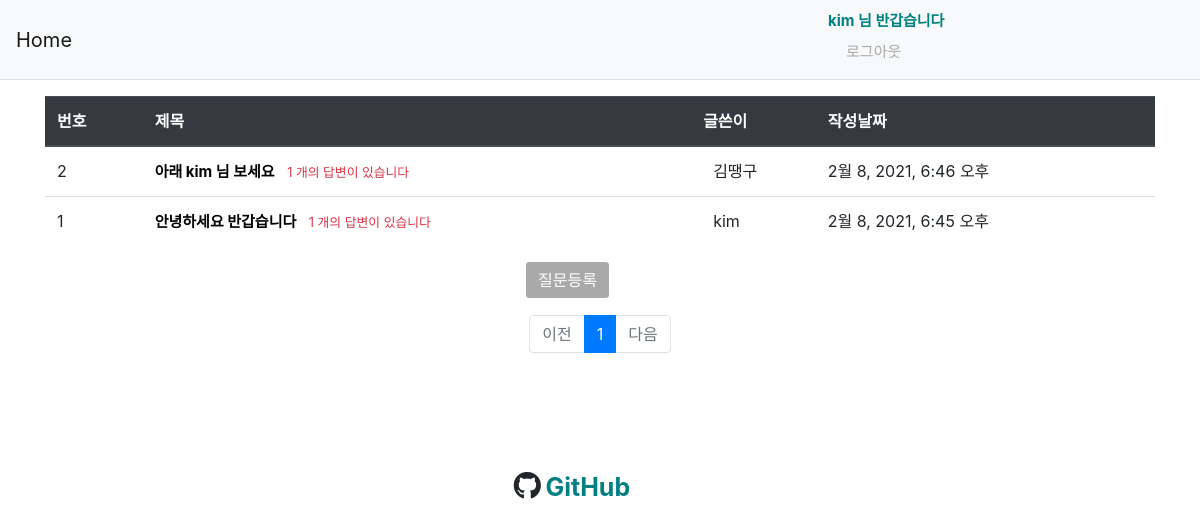
The app's page / (signed in) with its own data.
### pybo/models.py (models this page shows, shortened)
class Question(models.Model):
    subject = models.CharField(max_length=200)  # 최대 200자 까지 입력 가능
    content = models.TextField()
    create_date = models.DateTimeField()
    photo = models.ImageField(upload_to="photo")
    author = models.ForeignKey(
        User, on_delete=models.CASCADE, null=True
    )  # 계정이 삭제되면 연결된 질문 데이터 삭제
    modify_date = models.DateTimeField(null=True, blank=True)

### pybo/views.py (the view)
# urls.py: path("", views.index, name="index"),
def index(request):
    question_list = Question.objects.order_by("-create_date")
    page = request.GET.get("page", "1")  # 페이지 GET 방식 요청
    paginator = Paginator(question_list, 10)  # 페이지 게시물 10개씩 보여주기
    page_obj = paginator.get_page(page)
    print(page_obj)
    context = {"question_list": page_obj}
    return render(request, "templates/index.html", context)

### pybo/templatetags/filter.py (called while the page is built)
@register.filter
def sub(value, arg):
    return value - arg

### templates/index.html (shortened to what this page needs)
{% extends 'base.html' %}
{% load static  %}
{% load filter  %}
{% block content %}
    <div class="container my-3">
        <table class="table">
            <thead>
                <tr class="thead-dark">
                    <th>번호</th>
                    <th>제목</th>
                    <th>글쓴이</th>
                    <th>작성날짜</th>
                </tr>
            </thead>
            <tbody>
                {% if question_list %}
                {% for i in question_list  %}
            <tr>
                <td>{{ question_list.paginator.count|sub:question_list.start_index|sub:forloop.counter0|add:1 }}</td>
                <td class="text-left">
                    {% if not user.is_authenticated %}
                        <a  style="color: black; font-size: 15px; font-weight: bold;" href=" {% url 'common:login'  %} " >{{ i.subject }}</a>
                    {% else %}
                        <a  style="color: black; font-size: 15px; font-weight: bold;" href=" {% url 'pybo:detail' i.id  %} " >{{ i.subject }}</a>
                    {% endif %}
                    {% if i.answer_set.count > 0 %}
                        <span class="text-danger small ml-2">{{ i.answer_set.count }} 개의 답변이 있습니다</span>
                    {% endif %}
                </td>
                <td>
                    <span style="position: relative; left: 10px;">{{ i.author }}</span>
                </td>
                <td>
                    {{i.create_date}}
                </td>
            </tr>
        {% endfor %}
    {% endif %}
            </tbody>
        </table>
        {% if not user.is_authenticated %}
            <span style="color: white;">none</span>
        {% else %}
        <a href=" {% url 'pybo:question_create' %}" class="btn btn-primary" style="position: relative; left:480px; color:  white; background-color: darkgray; border: 1px solid white;">질문등록</a>
        {% endif %}
    </div>
    <ul class="pagination justify-content-center">
        {% if question_list.has_previous %}
        <li class="page-item">
            <a class="page-link" href="?page={{ question_list.previous_page_number }}">이전</a>
        </li>
        {% else %}
        <li class="page-item disabled">
            <a class="page-link" tabindex="-1" aria-disabled="true" href="#">이전</a>
        </li>
        {% endif %}
        {% for page_number in question_list.paginator.page_range  %}
        {% if page_number >= question_list.number|add:-5 and page_number <= question_list.number|add:4 %}
            {% if page_number == question_list.number %}
            <li class="page-item active" aria-current="page">
                <a class="page-link" href="?page={{ page_number }}">{{ page_number }}</a>
            </li>
            {% else %}
                 <li class="page-item">
                    <a class="page-link" href="?page={{page_number}}"> {{page_number}}</a>
                </li>
            {% endif %}
        {% endif %}
        {% endfor %}
        {% if question_list.has_next %}
        <li class="page-item">
            <a class="page-link" href="?page={{question_list.next_page_number}}">다음</a>
        </li>
        {% else %}
        <li class="page-item disabled">
            <a class="page-link" tabindex="-1" aria-disabled="true" href="#">다음</a>
        </li>
        {% endif %}
    </ul>
{% endblock  %}

### templates/navbar.html (shortened to what this page needs)
 <nav class="navbar navbar-expand-lg navbar-light bg-light border-bottom">
    <a class="navbar-brand" href="{% url 'pybo:index' %}">Home</a>
    <div class="collapse navbar-collapse flex-grow-0" id="navbarNav">
        <ul class="navbar-nav">
            <li class="nav-item ">
                    {% if user.is_authenticated %}
                    <span style="font-weight: bold; color: teal; margin-right: 5px;
                    position: relative; left: 740px; font-size: 15px;">{{user.username}} 님 반갑습니다</span>
                    <a style="color: darkgray; position: relative; left: 750px; font-size: 15px;"class="nav-link" href=" {% url 'common:logout' %} ">  로그아웃</a>
                     {% else %}
                    <a class="nav-link" href=" {% url 'common:login' %} ">로그인</a>
                    {% endif %}
            </li>
        </ul>
    </div>
</nav>

### records on screen
Question: paginator.count|sub "2", subject "아래 kim 님 보세요", answer_set.count "1", author "김땡구", create_date "2월 8, 2021, 6:46 오후"
Question: paginator.count|sub "1", subject "안녕하세요 반갑습니다", answer_set.count "1", author "kim", create_date "2월 8, 2021, 6:45 오후"

### other values on screen
{{ user.username }} "kim"
{{ page_number }} "1"
